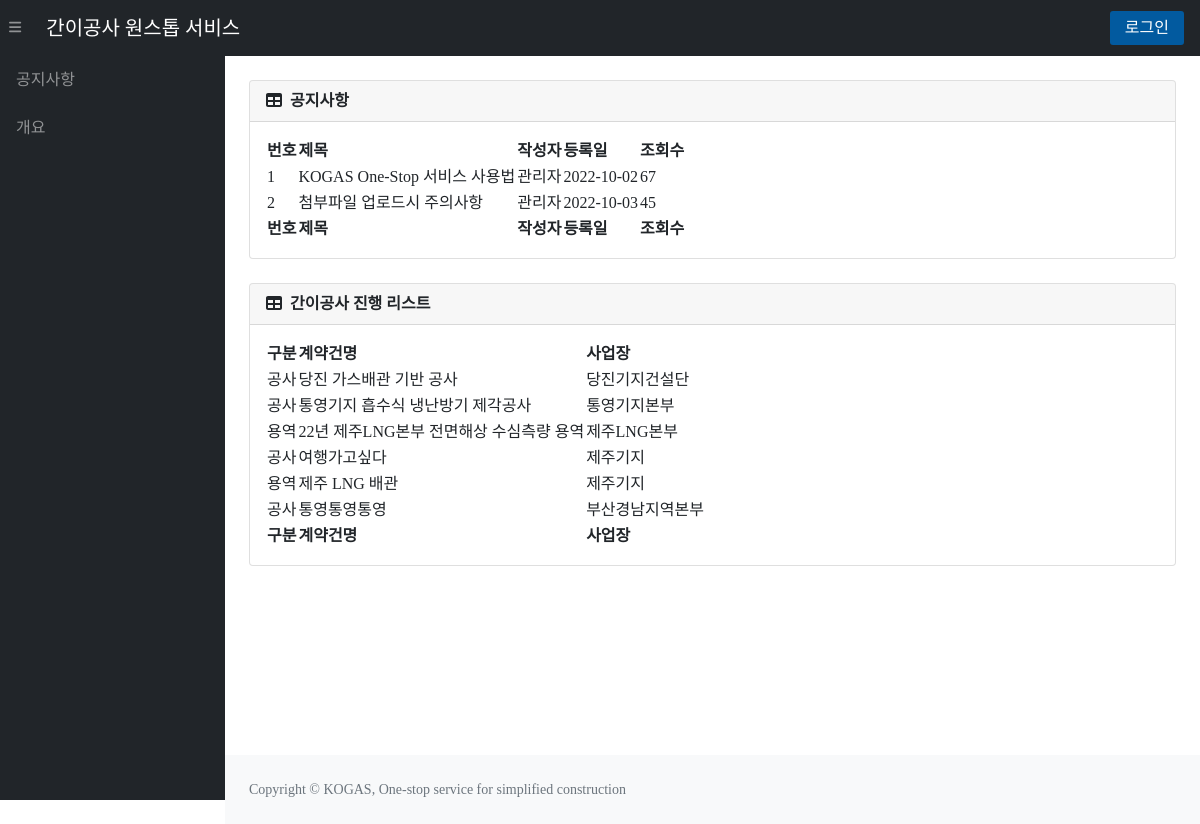
The page / on the database its author committed.
### tables this page shows
CREATE TABLE "constructionList" (
	"contractNum"	TEXT UNIQUE,
	"title"	TEXT,
	"department"	TEXT,
	"company"	TEXT,
	"supervisor"	TEXT,
	"s_contact"	TEXT,
	"contractAmount"	NUMERIC,
	"deposit_rate"	NUMERIC,
	"fault_rate"	NUMERIC,
	"progress"	INTEGER,
	"s_position"	TEXT,
	"s_email"	TEXT,
	"class_code"	TEXT,
	"budget_course"	TEXT,
	"start_date"	TEXT,
	"contract_completion"	TEXT,
	"real_completion"	TEXT,
	"summary"	TEXT,
	"company2"	TEXT,
	"company2_amount"	NUMERIC,
	"company3"	TEXT,
	"company3_amount"	NUMERIC,
	PRIMARY KEY("contractNum")
);

### app.py (the view)
@app.route('/')
def index():
    con = sqlite3.connect(path.join(ROOT, 'KOGAS.db'))
    cur = con.cursor()
    sql = f"SELECT * FROM constructionList"
    cur.execute(sql)
    list = cur.fetchall()
    list = sorted(list, key=lambda x : x[0], reverse=True)
    session['logFlag_b'] = False
    session['contractNum'] = False
    return render_template('index.html',supervisor=session.get('supervisor'), login=session.get('logFlag'), constructionList=list)

### templates/index.html (shortened to what this page needs)
<!DOCTYPE html>
<html lang="ko">
<head>
    <link href="https://cdn.jsdelivr.net/npm/simple-datatables@latest/dist/style.css" rel="stylesheet" />
    <link rel="stylesheet" href="{{ url_for('static', filename='css/main.css') }}">|
</head>
<body class="sb-nav-fixed">
    <nav class="sb-topnav navbar navbar-expand navbar-dark bg-dark">
        <button class="btn btn-link btn-sm order-1 order-lg-0 me-4 me-lg-0" id="sidebarToggle" href="#!"><i
                class="fas fa-bars"></i></button>
        <a class="navbar-brand ps-3" href="{{ url_for('index') }}">
            간이공사 원스톱 서비스 </a>
        <div class="d-none d-md-inline-block form-inline ms-auto me-0 me-md-3 my-2 my-md-0">
            {% if login == True %}
            <a href="{{ url_for('logout') }}"><button class="cBtn">로그아웃</button></a>
            {% else %}
            <a href="{{ url_for('login') }}"><button class="cBtn">로그인</button></a>
            {% endif %}
        </div>
    </nav>
    <div id="layoutSidenav">
        <div id="layoutSidenav_nav">
            <nav class="sb-sidenav accordion sb-sidenav-dark" id="sidenavAccordion">
                <div class="sb-sidenav-menu">
                    <div class="nav">
                        <a class="nav-link" href="#">공지사항</a>
                        <a class="nav-link" href="#">개요</a>
                    </div>
                </div>
            </nav>
        </div>
        <div id="layoutSidenav_content">
            <main>
                <div class="container-fluid px-4">
                    {% block main %}
                    <div class="card mb-4">
                        <div class="card-header">
                            <i class="fas fa-table me-1"></i>
                            <b>공지사항</b>
                        </div>
                        <div class="card-body">
                            <table id="datatablesSimple1">
                                <thead>
                                    <tr>
                                        <th>번호</th>
                                        <th>제목</th>
                                        <th>작성자</th>
                                        <th>등록일</th>
                                        <th>조회수</th>
                                    </tr>
                                </thead>
                                <tfoot>
                                    <tr>
                                        <th>번호</th>
                                        <th>제목</th>
                                        <th>작성자</th>
                                        <th>등록일</th>
                                        <th>조회수</th>
                                    </tr>
                                </tfoot>
                                <tbody>
                                    <tr onclick="location.href='#';" style="cursor:pointer;">
                                        <td>1</td>
                                        <td>KOGAS One-Stop 서비스 사용법</td>
                                        <td>관리자</td>
                                        <td>2022-10-02</td>
                                        <td>67</td>
                                    </tr>
                                    <tr onclick="location.href='#';" style="cursor:pointer;">
                                        <td>2</td>
                                        <td>첨부파일 업로드시 주의사항</td>
                                        <td>관리자</td>
                                        <td>2022-10-03</td>
                                        <td>45</td>
                                    </tr>
                                </tbody>
                            </table>
                        </div>
                    </div>
                    <div class="card mb-4">
                        <div class="card-header"
                            style="display: flex; align-items: center; justify-content: space-between;">
                            <div>
                                <i class="fas fa-table me-1"></i>
                                <b>간이공사 진행 리스트</b>
                            </div>
                        </div>
                        <div class="card-body">
                            <table id="datatablesSimple2">
                                <thead>
                                    <tr>
                                        <th>구분</th>
                                        <th>계약건명</th>
                                        <th>사업장</th>
                                    </tr>
                                </thead>
                                <tfoot>
                                    <tr>
                                        <th>구분</th>
                                        <th>계약건명</th>
                                        <th>사업장</th>
                                    </tr>
                                </tfoot>
                                <tbody>
                                    {% for construction in constructionList %}
                                    <tr onclick="location.href='/pr/{{construction[0]}}';" style="cursor:pointer;">
                                        <td>{{construction[12]}}</td>
                                        <td>{{construction[1]}}</td>
                                        <td>{{construction[2]}}</td>
                                    </tr>
                                    {% endfor %}
                                </tbody>
                            </table>
                        </div>
                    </div>
                    {% endblock %}
                </div>
            </main>
            <footer class="py-4 bg-light mt-auto">
                <div class="container-fluid px-4">
                    <div class="d-flex align-items-center justify-content-between small">
                        <div class="text-muted">Copyright &copy; KOGAS, One-stop service for simplified construction
                        </div>
                    </div>
                </div>
            </footer>
        </div>
    </div>
</body>
</html>

### rows shown on the page
constructionList: class_code "공사", title "당진 가스배관 기반 공사", department "당진기지건설단"
constructionList: class_code "공사", title "통영기지 흡수식 냉난방기 제각공사", department "통영기지본부"
constructionList: class_code "용역", title "22년 제주LNG본부 전면해상 수심측량 용역", department "제주LNG본부"
constructionList: class_code "공사", title "여행가고싶다", department "제주기지"
constructionList: class_code "용역", title "제주 LNG 배관", department "제주기지"
constructionList: class_code "공사", title "통영통영통영", department "부산경남지역본부"
